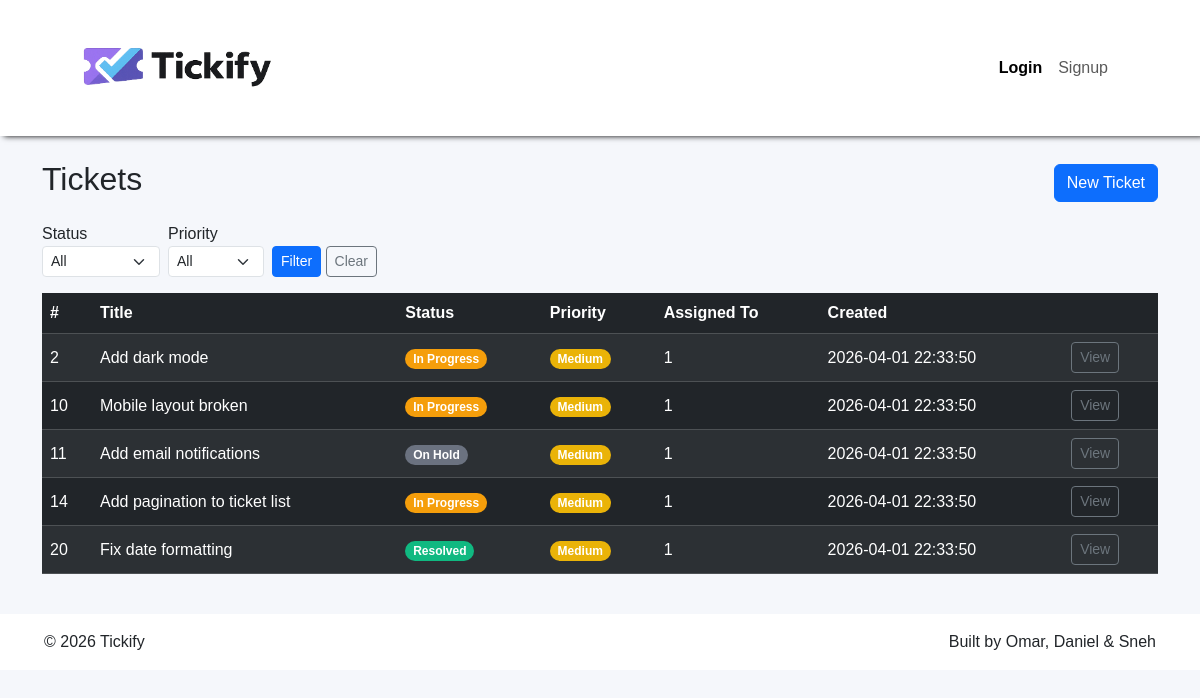
The app's page /TicketManagement.php?priority=3 with its own data.
### tables this page shows
CREATE TABLE tickets (
    id          INT AUTO_INCREMENT PRIMARY KEY,
    title       VARCHAR(200) NOT NULL,
    description TEXT NOT NULL,
     
    status      ENUM('open', 'in_progress', 'on_hold', 'resolved', 'closed', 'cancelled') DEFAULT 'open',
    priority    INT DEFAULT 3 CHECK (priority BETWEEN 1 AND 5),
    created_by  INT NOT NULL,
    assigned_to INT,
    created_at  TIMESTAMP DEFAULT CURRENT_TIMESTAMP,
    updated_at  TIMESTAMP DEFAULT CURRENT_TIMESTAMP ON UPDATE CURRENT_TIMESTAMP,
    FOREIGN KEY (created_by) REFERENCES users(id),
    FOREIGN KEY (assigned_to) REFERENCES users(id)
);

### TicketRepository.php (called while the page is built, shortened)
<?php
require_once 'Ticket.php';
class TicketRepository
{
    private PDO $pdo;
    public function __construct(PDO $pdo)
    {
        $this->pdo = $pdo;
    }
    public function getFilteredTickets(string $status = '', string $priority = ''): array
    {
        $sql = 'SELECT * FROM tickets WHERE assigned_to = 1';
        $params = [];
        if ($priority !== '') {
            $sql .= ' AND priority = :priority';
            $params[':priority'] = (int) $priority;
        }
        $sql .= ' ORDER BY created_at DESC';
        $stmt = $this->pdo->prepare($sql);
        $stmt->execute($params);
        $tickets = [];
        while ($row = $stmt->fetch(PDO::FETCH_ASSOC)) {
            $tickets[] = new Ticket(
                $row['id'],
                $row['title'],
                $row['description'],
                $row['status'],
                (int) $row['priority'],
                (int) $row['created_by'],
                $row['assigned_to'] ? (int) $row['assigned_to'] : null,
                $row['created_at'],
                $row['updated_at']
            );
        }
        return $tickets;
    }
}
?>

### Ticket.php (called while the page is built, shortened)
<?php
class Ticket {
    private ?int $id;
    private string $title;
    private string $status;
    private int $priority;
    private int $assignedTo;
    private ?string $createdAt;
    public function __construct(
        ?int $id,
        string $title,
        string $description,
        string $status,
        int $priority,
        int $createdBy,
        int $assignedTo,
        ?string $createdAt = null,
        ?string $updatedAt = null
    ) {
        $this->id = $id;
        $this->title = trim($title);
        $this->status = $status;
        $this->priority = $priority;
        $this->assignedTo = $assignedTo;
        $this->createdAt = $createdAt;
    }
    public function getId(): ?int {
        return $this->id;
    }
    public function getTitle(): string {
        return $this->title;
    }
    public function getStatus(): string {
        return $this->status;
    }
    public function getPriority(): int {
        return $this->priority;
    }
    public function getAssignedTo(): ?int {
        return $this->assignedTo;
    }
    public function getCreatedAt(): ?string {
        return $this->createdAt;
    }
}

### enum/TicketStatusEnum.php (called while the page is built, shortened)
<?php
enum TicketStatusEnum: string
{
    public function label(): string
    {
        return match ($this) {
            self::Open => 'Open',
            self::InProgress => 'In Progress',
            self::OnHold => 'On Hold',
            self::Resolved => 'Resolved',
            self::Closed => 'Closed',
            self::Cancelled => 'Cancelled',
        };
    }
        public function color(): string
    {
        return match ($this) {
            self::Open => '#3B82F6',
            self::InProgress => '#F59E0B',
            self::OnHold => '#6B7280',
            self::Resolved => '#10B981',
            self::Closed => '#1F2937',
            self::Cancelled => '#EF4444',
        };
    }
}
?>

### enum/TicketPriorityEnum.php (called while the page is built, shortened)
<?php
enum TicketPriorityEnum: int
{
    public function label(): string
    {
        return match ($this) {
            self::Critical => 'Critical',
            self::High => 'High',
            self::Medium => 'Medium',
            self::Low => 'Low',
            self::Trivial => 'Trivial',
        };
    }
    public function color(): string
    {
        return match ($this) {
            self::Critical => '#DC2626',
            self::High => '#F97316',
            self::Medium => '#EAB308',
            self::Low => '#3B82F6',
            self::Trivial => '#9CA3AF',
        };
    }
}
?>

### TicketManagement.php (the view, shortened to what this page needs)
<?php
require_once 'Ticket.php';
require_once 'TicketRepository.php';
require_once 'database.php';
require_once 'enum/TicketPriorityEnum.php';
require_once 'enum/TicketStatusEnum.php';
$errors = [];
if ($_SERVER['REQUEST_METHOD'] === 'GET') {
    try {
        $filterStatus = $_GET['status'] ?? '';
        $filterPriority = $_GET['priority'] ?? '';
        try {
            $ticketRepository = new TicketRepository($pdo);
            $tickets = $ticketRepository->getFilteredTickets($filterStatus, $filterPriority);
        } catch (Exception $e) {
            $errors['general'] = 'Error fetching tickets: ' . $e->getMessage();
        }
    } catch (Exception $e) {
        $errors['general'] = 'Error fetching tickets: ' . $e->getMessage();
    }
}
?>
<!DOCTYPE html>
<html lang="en">
<head>
    <link href="https://cdn.jsdelivr.net/npm/bootstrap@5.3.8/dist/css/bootstrap.min.css" rel="stylesheet"
>
    <link rel="stylesheet" href="style.css">
</head>
<body>
    <header>
        <nav class="navbar navbar-expand-lg">
            <div class="container-fluid">
                <a href="./index.php"><img src="./images/tickify_logo.png" class="header-logo"></a>
                <div class="d-flex" id="navbarNavAltMarkup">
                    <div class="navbar-nav">
                        <a class="nav-link active" aria-current="page" href="./index.php">Login</a>
                        <a class="nav-link" href="./signup.php">Signup</a>
                    </div>
                </div>
            </div>
        </nav>
    </header>
    <main class="container my-4">
        <div class="d-flex justify-content-between align-items-center mb-3">
            <h2>Tickets</h2>
            <a href="./create_ticket.php" class="btn btn-primary">New Ticket</a>
        </div>
        <?php if (empty($tickets)): ?>
            <div class="alert alert-info">No tickets found.</div>
        <?php else: ?>
            <div class="table-responsive">
                <form method="GET" class="row g-2 mb-3 align-items-end">
                    <div class="col-auto">
                        <label class="form-label mb-0">Status</label>
                        <select name="status" class="form-select form-select-sm">
                            <option value="">All</option>
                        </select>
                    </div>
                    <div class="col-auto">
                        <label class="form-label mb-0">Priority</label>
                        <select name="priority" class="form-select form-select-sm">
                            <option value="">All</option>
                        </select>
                    </div>
                    <div class="col-auto">
                        <button type="submit" class="btn btn-sm btn-primary">Filter</button>
                        <a href="./TicketManagement.php" class="btn btn-sm btn-outline-secondary">Clear</a>
                    </div>
                </form>
                <table class="table table-hover table-dark align-middle table-striped">
                    <thead class="table-dark">
                        <tr>
                            <th>#</th>
                            <th>Title</th>
                            <th>Status</th>
                            <th>Priority</th>
                            <th>Assigned To</th>
                            <th>Created</th>
                            <th></th>
                        </tr>
                    </thead>
                    <tbody>
                        <?php foreach ($tickets as $ticket):
                            $status = TicketStatusEnum::from($ticket->getStatus());
                            $priority = TicketPriorityEnum::from($ticket->getPriority());
                            ?>
                            <tr>
                                <td><?= $ticket->getId() ?></td>
                                <td><?= htmlspecialchars($ticket->getTitle()) ?></td>
                                <td>
                                    <span class="badge rounded-pill" style="background-color: <?= $status->color() ?>">
                                        <?= $status->label() ?>
                                    </span>
                                </td>
                                <td>
                                    <span class="badge rounded-pill" style="background-color: <?= $priority->color() ?>">
                                        <?= $priority->label() ?>
                                    </span>
                                </td>
                                <td><?= $ticket->getAssignedTo() ?? '—' ?></td>
                                <td><?= $ticket->getCreatedAt() ?></td>
                                <td>
                                    <a href="./ticketDetail.php?id=<?= $ticket->getId() ?>" class="btn btn-sm btn-outline-secondary">
                                        View
                                    </a>
                                </td>
                            </tr>
                        <?php endforeach; ?>
                    </tbody>
                </table>
            </div>
        <?php endif; ?>
    </main>
    <footer class="footer">
        <div class="container d-flex justify-content-between align-items-center">
            <p class="mb-0">&copy; 2026 Tickify</p>
            <p class="mb-0">
                Built by Omar, Daniel & Sneh
            </p>
        </div>
    </footer>
</body>
</html>

### style.css (style rules this page uses)
* { margin: 0; font-family: Arial, Helvetica, sans-serif; }
header { padding: 2rem 4rem; background-color: white; box-shadow: 4px 0px 6px black; }
.header-logo { width: 200px; }
.footer { background-color: white; padding: 1rem 2rem; }
.footer p { margin: 0; }
.navbar .nav-link.active { font-weight: bold; }
#navbarNavAltMarkup { padding: 0.5rem; }
body { background-color: #F5F7FB; }

### records on screen
tickets: id "2", title "Add dark mode", label "In Progress", label "Medium", assigned_to "1", created_at "2026-04-01 22:33:50"
tickets: id "10", title "Mobile layout broken", label "In Progress", label "Medium", assigned_to "1", created_at "2026-04-01 22:33:50"
tickets: id "11", title "Add email notifications", label "On Hold", label "Medium", assigned_to "1", created_at "2026-04-01 22:33:50"
tickets: id "14", title "Add pagination to ticket list", label "In Progress", label "Medium", assigned_to "1", created_at "2026-04-01 22:33:50"
tickets: id "20", title "Fix date formatting", label "Resolved", label "Medium", assigned_to "1", created_at "2026-04-01 22:33:50"
